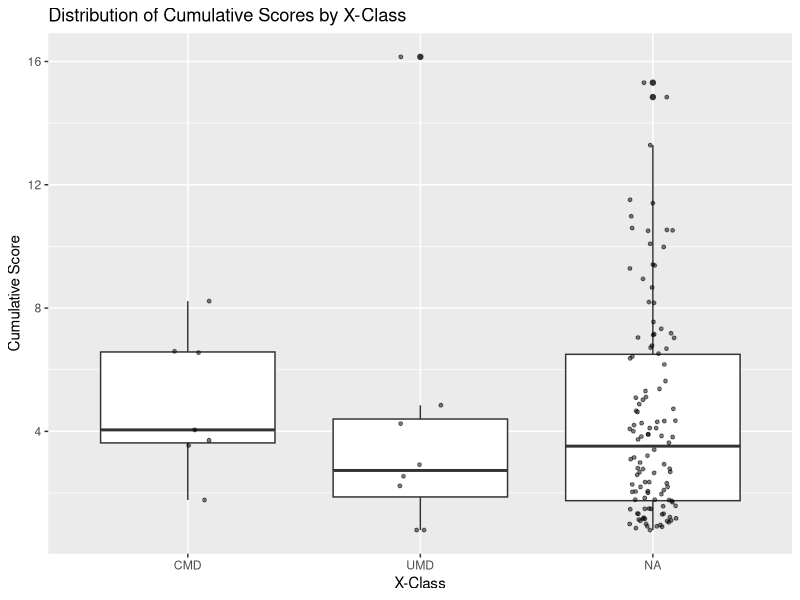

The R source for this figure:
## ---- chunk 1
# Load required libraries
library(ggplot2)
library(readr)
library(dplyr)
library(tidyverse)

# Read the data from CSV file
evcouplings_data <- read_csv("data/evcouplings_data.csv")

# Assign a new category "Other" to the rows with missing X-class values
evcouplings_data <- evcouplings_data %>%
  mutate(X_class = ifelse(is.na(X_class), "Other", X_class))

# Reorder the levels of the factor X_class
evcouplings_data$X_class <- factor(evcouplings_data$X_class, levels = c("CMD", "UMD", "Missing"))

# Plot the distribution of cumulative scores for different X-classes with data points overlaid
ggplot(evcouplings_data, aes(x = X_class, y = cumulative_score)) +
  geom_boxplot() +
  geom_jitter(width = 0.1, alpha = 0.5, size = 1) +
  labs(title = "Distribution of Cumulative Scores by X-Class",
       x = "X-Class",
       y = "Cumulative Score")

# Perform Kruskal-Wallis test to compare distributions
kruskal_result <- kruskal.test(cumulative_score ~ X_class, data = evcouplings_data)
print(kruskal_result)
